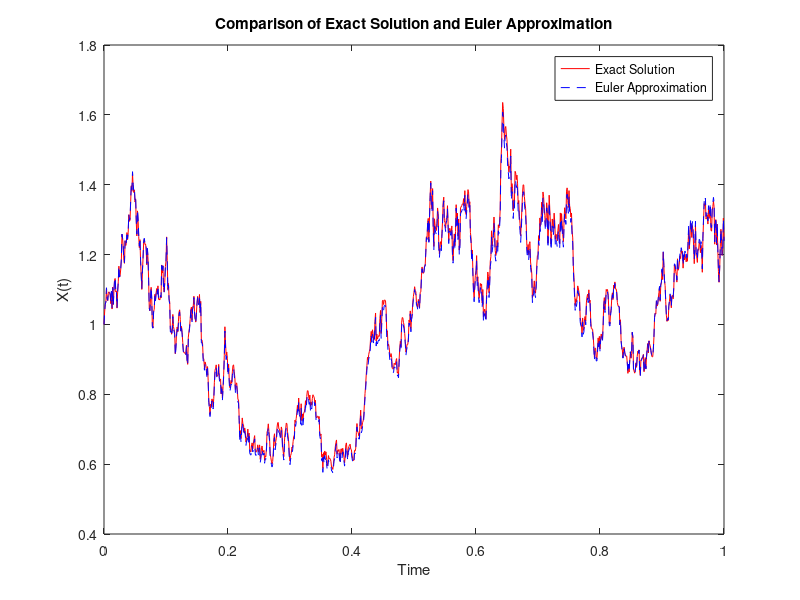

This chart was generated by the following MATLAB code:
% Parameters
lambda = 2;  % Drift coefficient
mu = 1;      % Diffusion coefficient
X0 = 1;      % Initial value
T = 1;       % Final time
N = 1000;    % Number of time steps
dt = T / N;  % Time step size
t = linspace(0, T, N + 1);  % Time vector

% Brownian motion
W = zeros(1, N + 1);  % Initialize Brownian motion
W(2:end) = cumsum(sqrt(dt) * randn(1, N));  % Generate Brownian increments

% Exact solution
X_exact = X0 * exp((lambda - 0.5 * mu^2) * t + mu * W);  % Exact solution

% Euler's method
X_euler = zeros(1, N + 1);  % Initialize Euler approximation
X_euler(1) = X0;
for i = 1:N
    X_euler(i + 1) = X_euler(i) + lambda * X_euler(i) * dt + mu * X_euler(i) * (W(i + 1) - W(i));
end

% Plot results
figure;
plot(t, X_exact, 'r', 'DisplayName', 'Exact Solution');
hold on;
plot(t, X_euler, 'b--', 'DisplayName', 'Euler Approximation');
xlabel('Time');
ylabel('X(t)');
legend;
title('Comparison of Exact Solution and Euler Approximation');
